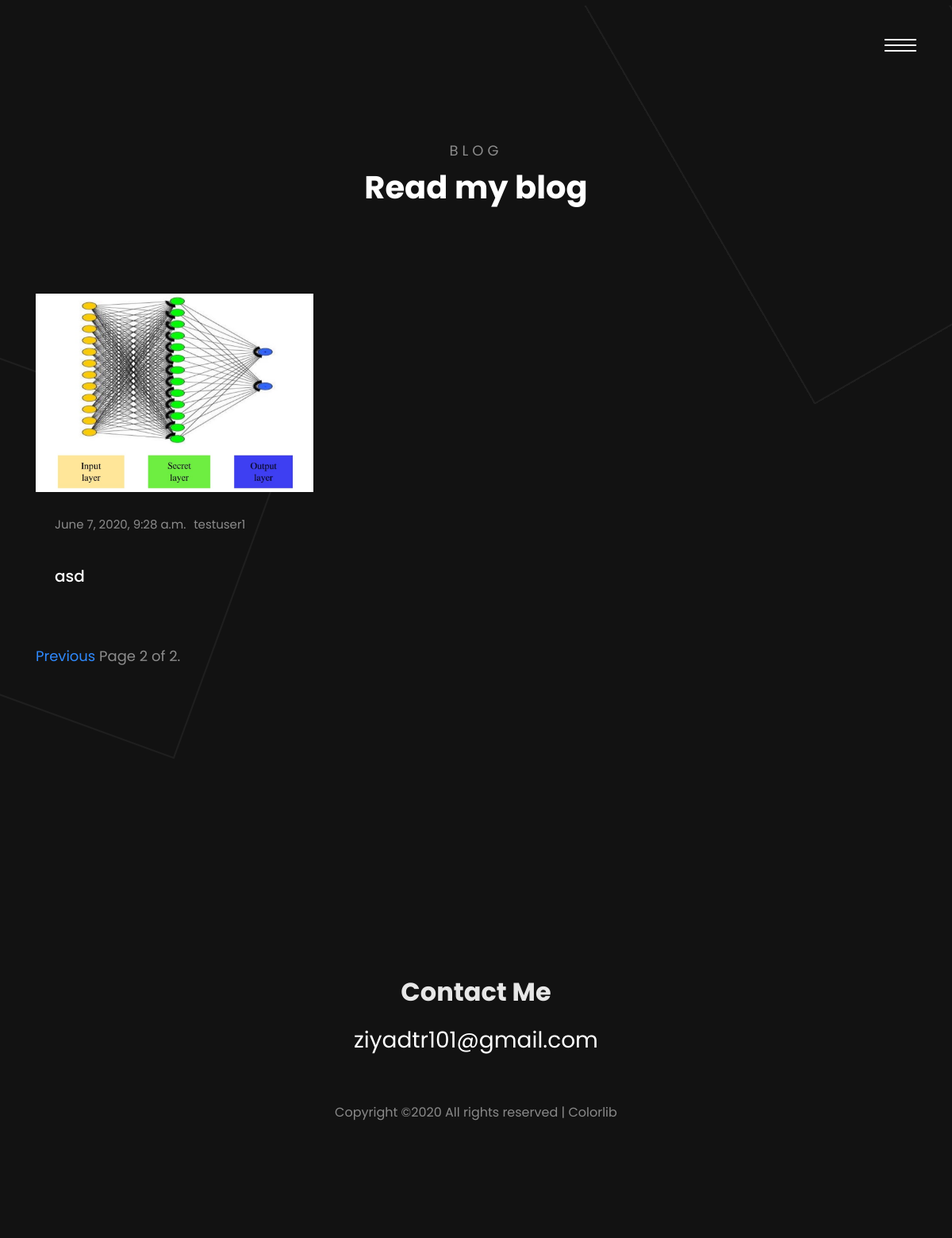
The app's page /blog/?page=2, older data.
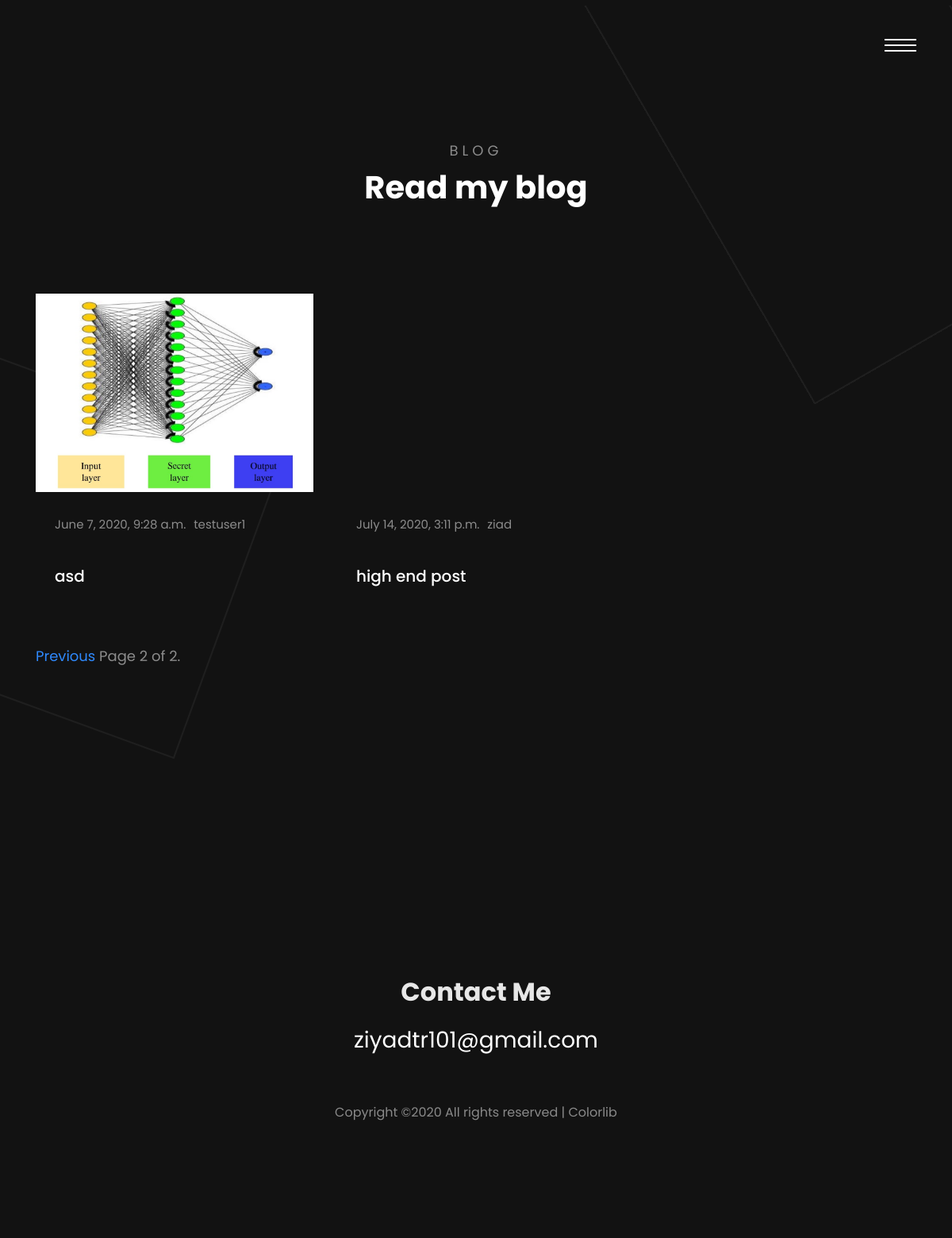
The same page, newer data.
### blog/models.py (models this page shows, shortened)
class Post(models.Model):
	user = models.ForeignKey(User, on_delete=models.CASCADE, null=True)
	title = models.CharField(max_length=100, null=True)
	content = RichTextField(blank=True, null=True)
	img = models.ImageField(null=True, blank=True)
	date_created = models.DateTimeField(auto_now_add=True, null=True)
	tag = models.ManyToManyField(Tag)

### blog/views.py (the view)
# urls.py: path('', views.blog_home, name='blog-home'),
def blog_home(request):
	posts = Post.objects.all()
	paginator = Paginator(posts, 3)
	page = request.GET.get('page')
	try:
		posts_per_page = paginator.page(page)
	except PageNotAnInteger:
		posts_per_page = paginator.page(1)
	except EmptyPage:
		posts_per_page = paginator.page(paginator.num_pages)
	context = {'posts': posts_per_page, 'page': page}
	return render(request, 'blog/home.html', context)

### blog/templates/blog/home.html (shortened to what this page needs)
{% extends 'blog/base.html' %}
{% load static %}
{% block content %}
<div class="KW_progressContainer">
</div>
<div class="page">
  <div id="colorlib-page">
    <section class="ftco-section">
      <div class="container mt-5">
        <div class="row justify-content-center mb-5 pb-5">
          <div class="col-md-7 text-center heading-section ftco-animate">
            <span>Blog</span>
            <h2>Read my blog</h2>
          </div>
        </div>
        <div class="row">
          {% for post in posts %}
          <div class="col-md-4 ftco-animate">
            <div class="blog-entry">
              <a href="{% url 'post-details' post.id %}" class="block-20" style="background-image: url('{{post.img.url}}');">
              </a>
              <div class="text p-4 d-block">
                <div class="meta mb-3">
                  <div><p>{{post.date_created}}</p></div>
                  <div><p>{{post.user}}</p></div>
                </div>
                <h3 class="heading"><a href="#">{{post.title}}</a></h3>
              </div>
            </div>
          </div>
          {% endfor %}
        </div>
{% include "blog/pagination.html" with page=posts %}
      </div>
    </section>
  </div>
</div>
{% endblock content %}

### blog/templates/blog/base.html (shortened to what this page needs)
{% load static %}
<!DOCTYPE html>
<html lang="en">
  <head>
    <link rel="stylesheet" href="{% static 'css/open-iconic-bootstrap.min.css' %}">
    <link rel="stylesheet" href="{% static 'css/animate.css' %}">
    <link rel="stylesheet" href="{% static  'css/owl.theme.default.min.css' %}">
    <link rel="stylesheet" href="{% static 'css/magnific-popup.css' %}">
    <link rel="stylesheet" href="{% static 'css/aos.css' %}">
    <link rel="stylesheet" href="{% static 'css/ionicons.min.css' %}">
    <link rel="stylesheet" href="{% static 'css/bootstrap-datepicker.css' %}">
    <link rel="stylesheet" href="{% static 'css/jquery.timepicker.css' %}">
    <link rel="stylesheet" href="{% static 'css/flaticon.css' %}">
    <link rel="stylesheet" href="{% static 'css/icomoon.css' %}">
    <link rel="stylesheet" href="{% static 'css/style.css' %}">
  </head>
  <body>
    <header>
    <div class="container">
      <div class="row">
        <div class="col-md-12">
          <a href="#" class="js-colorlib-nav-toggle colorlib-nav-toggle"><i></i></a>
        </div>
      </div>
    </div>
  </header>
    {% block content %}
    {% endblock content %}
    <footer class="ftco-footer ftco-bg-dark ftco-section">
        <div class="container">
          <div class="row mb-5 justify-content-center">
            <div class="col-md-5 text-center">
              <div class="ftco-footer-widget mb-5">
                <ul class="ftco-footer-social list-unstyled">
                </ul>
              </div>
              <div class="ftco-footer-widget">
                <h2 class="mb-3">Contact Me</h2>
                <p class="h3 email"><a href="#">ziyadtr101@gmail.com</a></p>
              </div>
            </div>
          </div>
          <div class="row">
            <div class="col-md-12 text-center">
              <p>
      Copyright &copy;<script>document.write(new Date().getFullYear());</script> All rights reserved | <a href="https://colorlib.com" target="_blank">Colorlib</a>
            </div>
          </div>
        </div>
      </footer>
  </body>
</html>

### blog/templates/blog/pagination.html (shortened to what this page needs)
<div class="pagination">
	<span class="step-links">
		{% if page.has_previous %}
		<a href="?page={{ page.previous_page_number }}">Previous</a>
		{% endif %}
		<span class="current">
			Page {{ page.number }} of {{ page.paginator.num_pages }}.
		</span>
	</span>
</div>

Row changes from the older to the newer data that the page shows:
added Post: date_created "July 14, 2020, 3:11 p.m.", user "ziad", title "high end post"
